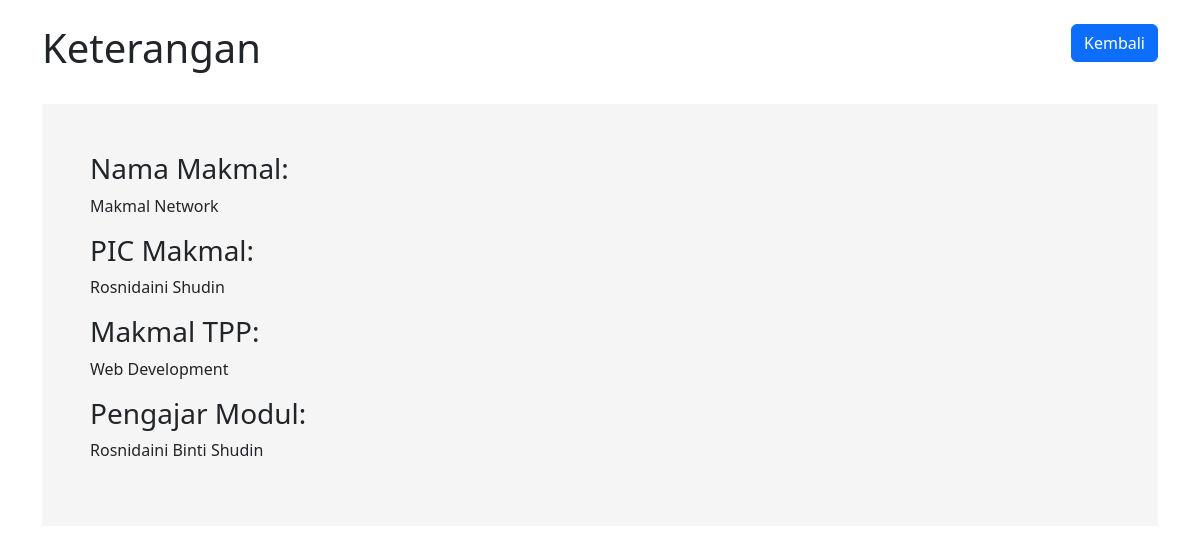
Screenshot of /view.php?id=3 with the database file from the repository.
### tables this page shows
CREATE TABLE `rekod_makmal` (
  `id` int NOT NULL,
  `namamakmal` varchar(255) NOT NULL,
  `picmakmal` varchar(255) NOT NULL,
  `modul` varchar(255) NOT NULL,
  `pengajarmodul` varchar(255) NOT NULL
);

### view.php (the view, shortened to what this page needs)
<!DOCTYPE html>
<html lang="en">
<head>
    <link rel="stylesheet" href="https://cdn.jsdelivr.net/npm/bootstrap@5.2.2/dist/css/bootstrap.min.css">
</head>
<body>
    <div class="container">
        <header class="d-flex justify-content-between my-4">
            <h1>Keterangan</h1>
            <div>
                <a href="index.php" class="btn btn-primary">Kembali</a>
            </div>
        </header>
        <div class="book-details p-5 my-4">
            <?php
            include("connect.php");
            $id = $_GET['id'];
            if ($id) {
                $sql = "SELECT * FROM rekod_makmal WHERE id = $id";
                $result = mysqli_query($conn, $sql);
                if ($result) {
                    while ($row = mysqli_fetch_array($result)) {
                        ?>
                        <h3>Nama Makmal:</h3>
                        <p><?php echo $row["namamakmal"]; ?></p>
                        <h3>PIC Makmal:</h3>
                        <p><?php echo $row["picmakmal"]; ?></p>
                        <h3>Makmal TPP:</h3>
                        <p><?php echo $row["modul"]; ?></p>
                        <h3>Pengajar Modul:</h3>
                        <p><?php echo $row["pengajarmodul"]; ?></p>
                        <?php
                    }
                } else {
                    echo "<h3>Ralat semasa memuatkan rekod makmal.</h3>";
                }
            } else {
                echo "<h3>Tiada makmal dijumpai.</h3>";
            }
            ?>
        </div>
    </div>
</body>
</html>

### view.php (style rules this page uses)
.book-details { background-color: #f5f5f5; }

### rows the page displays
rekod_makmal: namamakmal "Makmal Network", picmakmal "Rosnidaini Shudin", modul "Web Development", pengajarmodul "Rosnidaini Binti Shudin"
